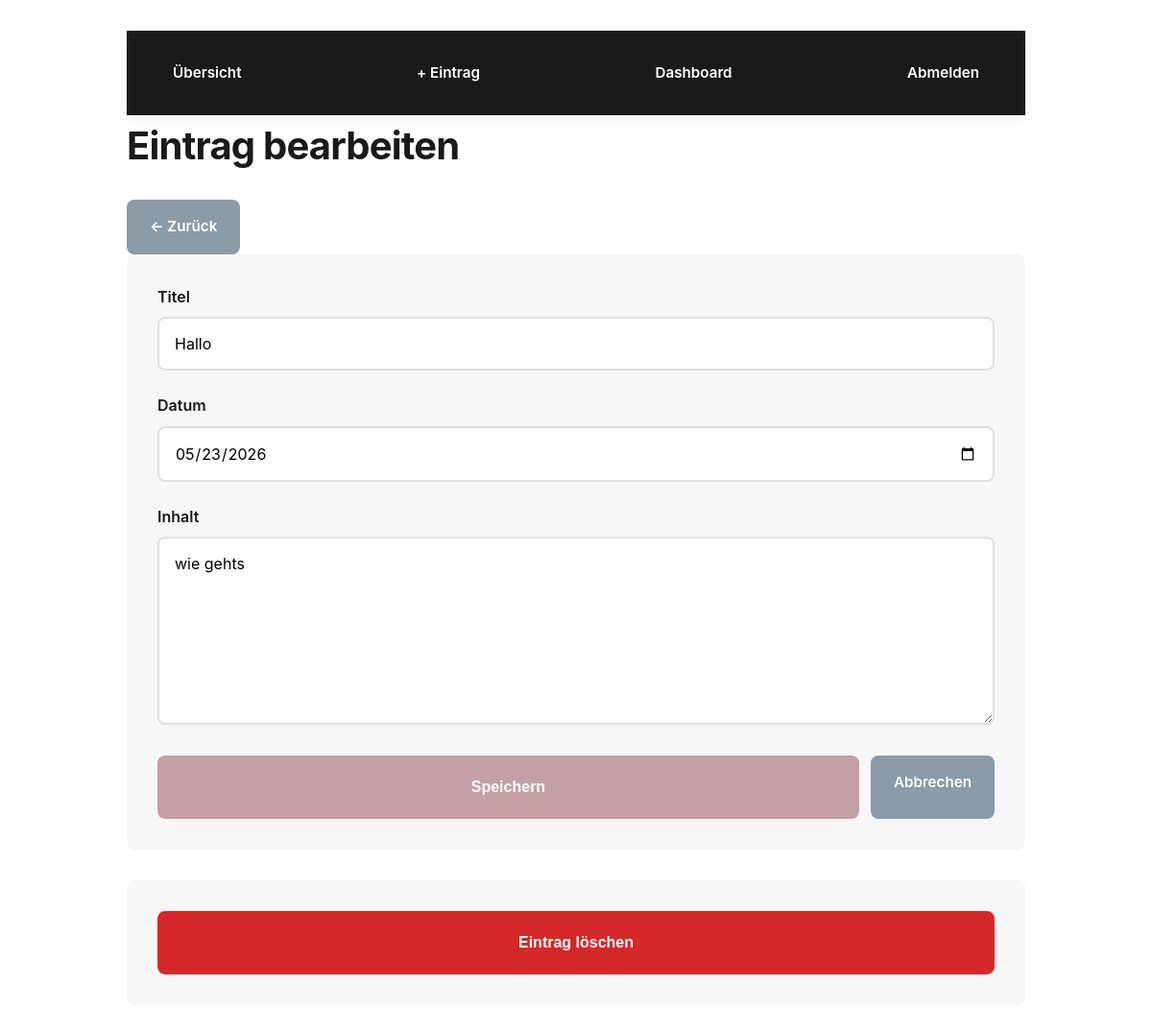
/edit/4 (signed in), run on the app's committed database.
### main.py (models this page shows)
class Entry(db.Model):
    id = db.Column(db.Integer, primary_key=True)
    user_id = db.Column(db.Integer, db.ForeignKey('user.id'), nullable=False)
    title = db.Column(db.String(200), nullable=False)
    date = db.Column(db.Date, nullable=False)
    content = db.Column(db.Text, nullable=False)

### main.py (the view, shortened to what this page needs)
@app.route("/edit/<int:entry_id>", methods=["GET", "POST"])
def edit_entry(entry_id):
    redirect_response, user_obj = get_user_or_redirect()
    if redirect_response:
        return redirect_response
    entry = Entry.query.filter_by(id=entry_id, user_id=user_obj.id).first()
    if not entry:
        return redirect(url_for("overview"))
    return render_template("edit_entry.html", entry=entry)

### main.py (called while the page is built)
def get_current_user():
    return session.get("user")

def get_user_or_redirect():
    username = get_current_user()
    if not username:
        return redirect(url_for("login")), None
    user_obj = User.query.filter_by(username=username).first()
    if not user_obj:
        session.clear()
        return redirect(url_for("login")), None
    return None, user_obj

### templates/edit_entry.html (shortened to what this page needs)
{% extends "base.html" %}
{% block content %}
<div class="page-header flex-between">
  <h1>Eintrag bearbeiten</h1>
  <a href="{{ url_for('overview') }}" class="btn btn-secondary">← Zurück</a>
</div>
<form method="POST" style="margin-bottom: 32px;">
  <div class="form-group">
    <label>Titel</label>
    <input type="text" name="title" value="{{ entry.title }}" required>
  </div>
  <div class="form-group">
    <label>Datum</label>
    <input type="date" name="date" value="{{ entry.date.strftime('%Y-%m-%d') }}" required>
  </div>
  <div class="form-group">
    <label>Inhalt</label>
    <textarea name="content" rows="8" required>{{ entry.content }}</textarea>
  </div>
  <div style="display: flex; gap: 12px;">
    <button type="submit" class="btn btn-primary">Speichern</button>
    <a href="{{ url_for('overview') }}" class="btn btn-secondary">Abbrechen</a>
  </div>
</form>
<form method="POST" action="{{ url_for('delete_entry', entry_id=entry.id) }}" onsubmit="return confirm('Eintrag wirklich löschen?');">
  <button type="submit" class="btn btn-danger">Eintrag löschen</button>
</form>
{% endblock %}

### static/style.css (style rules this page uses)
:root { --primary: #C59FA6; --primary-light: #D4B0B7; --primary-dark: #A67A84; --white: #FFFFFF; --gray-light: #F7F7F7; --gray-medium: #E0E0E0; --gray-dark: #333333; --text: #1A1A1A; --accent: #8B9BA8; --spacing-xs: 0.5rem; --spacing-sm: 1rem; --spacing-md: 1.5rem; --spacing-lg: 2rem; --spacing-xl: 3rem; --border-radius: 8px; --transition: all 0.3s cubic-bezier(0.4, 0, 0.2, 1); }
* { margin: 0; padding: 0; box-sizing: border-box; }
body { font-family: -apple-system, BlinkMacSystemFont, 'Segoe UI', 'Roboto', 'Oxygen', 'Ubuntu', 'Cantarell', 'Fira Sans', 'Droid Sans', 'Helvetica Neue', sans-serif; background-color: var(--white); color: var(--text); line-height: 1.6; font-size: 16px; -webkit-font-smoothing: antialiased; -moz-osx-font-smoothing: grayscale; }
html, body, #app { height: 100%; }
h1 { font-size: 2.5rem; font-weight: 700; letter-spacing: -0.02em; margin-bottom: var(--spacing-md); color: var(--text); }
a { color: var(--primary); text-decoration: none; transition: var(--transition); font-weight: 500; }
form { background-color: var(--gray-light); padding: var(--spacing-lg); border-radius: var(--border-radius); margin-bottom: var(--spacing-lg); }
label { display: block; margin-bottom: var(--spacing-xs); font-weight: 600; color: var(--text); }
input[type="text"], input[type="email"], input[type="password"], input[type="date"], textarea, select { width: 100%; padding: var(--spacing-sm); margin-bottom: var(--spacing-md); border: 2px solid var(--gray-medium); border-radius: var(--border-radius); font-family: inherit; font-size: 1rem; transition: var(--transition); background-color: var(--white); }
textarea { resize: vertical; min-height: 150px; font-family: inherit; }
button, .btn { display: inline-block; padding: var(--spacing-sm) var(--spacing-md); background-color: var(--primary); color: var(--white); border: none; border-radius: var(--border-radius); font-size: 0.95rem; font-weight: 600; cursor: pointer; transition: var(--transition); text-decoration: none; }
button[type="submit"] { width: 100%; padding: var(--spacing-md); font-size: 1rem; }
.btn-secondary { background-color: var(--accent); }
.btn-danger { background-color: #d62828; }

### data on the page
Entry: title "Hallo", date "05/23/2026", content "wie gehts"
